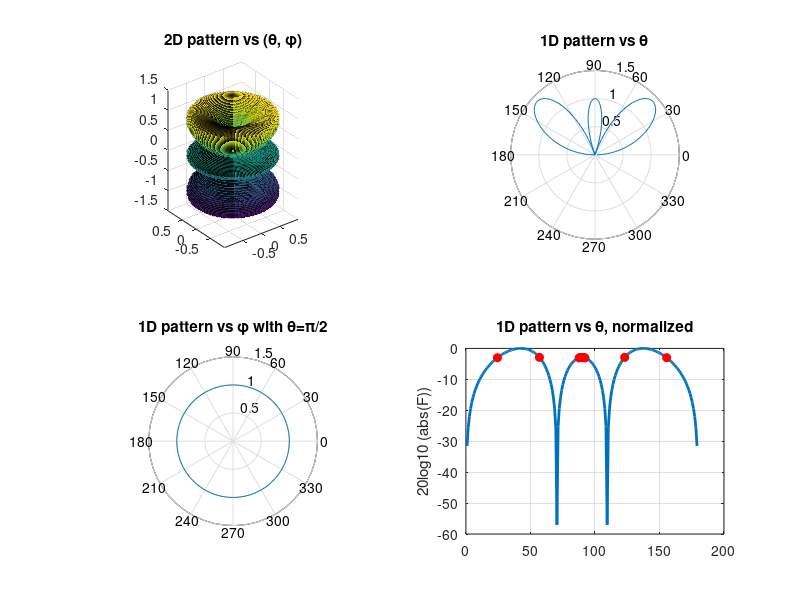

Write MATLAB code to recreate this figure. (Note: this script raises an error after producing the figure.)
%Plot 2D pattern
f = 3*10^8; c = 3*10^8; lambda = c/f; k = 2*pi/lambda;
l = 0.75*lambda;
N_theta = 200; N_phi = 200;
[theta,phi] = meshgrid(0:pi./(N_theta-1):pi, 0:2*pi./(N_phi-1):2*pi);
F = ((cos(k*l*cos(theta))-cos(k*l))./sin(theta));
XD = abs(F).*sin(theta).*cos(phi);
YD = abs(F).*sin(theta).*sin(phi);
ZD = abs(F).*cos(theta);
subplot(2,2,1); surf(XD,YD,ZD);
title('2D pattern vs (\theta, \phi)'); axis image; rotate3d on; grid on;
% Pattern vs \theta in polar coordinates
N_theta = 200;
theta = [0: pi/( N_theta-1):pi];
F = (cos(k*l*cos(theta))-cos(k*l))./sin(theta);
subplot(2,2,2)
polar(theta,abs(F))
title('1D pattern vs \theta'); grid on
% Pattern vs \theta in rectangular coordinates
subplot(2,2,4)
% Normalize F for dB calculation
F_normalized = abs(F)/max(abs(F));
F_db = 20*log10(F_normalized);

% Define target dB value
target_db = -3;

% Find ALL indices close to -3 dB (within a small tolerance)
tolerance = 0.1;  % Adjust this value to control how close to -3 dB
indices = find(abs(F_db - target_db) < tolerance);

% Get corresponding theta values in degrees
theta_at_minus3db = theta(indices) * 180/pi;

plot(theta/pi*180, F_db, 'linewidth', 2)
title('1D pattern vs \theta, normalized'); grid on; ylabel('20log10 (abs(F))')

% Print out the -3 dB point values
disp('Theta values at -3 dB:');
for i = 1:length(indices)
    fprintf('Theta = %.4f degrees\n', theta_at_minus3db(i));
end

% Calculate and display the difference between max and min theta values at -3 dB
if length(theta_at_minus3db) > 1
    theta_difference = max(theta_at_minus3db) - min(theta_at_minus3db);
    fprintf('Difference between max and min theta at -3 dB: %.4f degrees\n', theta_difference);
else
    fprintf('Not enough points to calculate difference\n');
end
hold on;
plot(theta_at_minus3db, F_db(indices), 'ro', 'MarkerFaceColor', 'r');
hold off;

% Pattern vs \phi in polar coordinates
subplot(2,2,3)
phi =[0: 2*pi/( N_phi-1):2*pi];
theta = pi/2;
F = (cos(k*l*cos(theta))-cos(k*l))./sin(theta)*ones(size(phi));
polar(phi, abs(F))
title('1D pattern vs \phi with \theta=\pi/2'); grid on

% Find peaks in dB scale, with theta as x-axis values
[pks, locs] = findpeaks(F_db, theta * 180/pi);  % locs contains theta values in degrees

% Identify main lobe (highest peak)
[main_lobe_peak, main_index] = max(pks);
main_lobe_theta = locs(main_index);  % Main lobe theta

% Remove the main lobe from consideration
pks(main_index) = [];
locs(main_index) = [];  % locs already contains theta values in degrees

% Define a small tolerance to filter out values too close to the main lobe peak
tolerance = max(eps, 1e-6);  % Use machine epsilon or a small threshold

% Remove any values that are effectively the same as the main lobe peak
valid_indices = abs(pks - main_lobe_peak) > tolerance;
pks = pks(valid_indices);
locs = locs(valid_indices);

% Find the highest remaining peak (side lobe)
if ~isempty(pks)
    [side_lobe_peak, side_index] = max(pks);

    fprintf('Side lobe peak: %.4f dB\n', side_lobe_peak);
else
    fprintf('No side lobe detected.\n');
end
